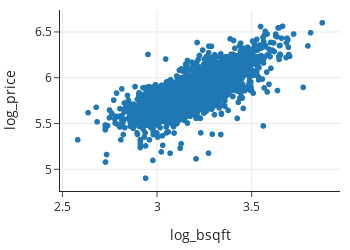

This figure's notebook cell:
### Markdown cell above
The relationship does look roughly linear, but the very large and expensive houses are far from the center of the distribution and can overly influence the model. As shown in {numref}`Chapter %s <ch:eda>`, the log transformation makes the distributions of price and size more symmetric (both are log base 10 to make it easier to convert the values into the original units):

### Code cell
fig = px.scatter(sfh, x="log_bsqft", y="log_price", width=350, height=250)

fig

### Figure 1 — Plotly figure (JSON) as saved in the notebook; plotly's stock layout.template omitted (floating-point values rounded to 4 significant figures; data arrays with more than 128 entries replaced by an {"elided": "..."} marker saying what was removed)
{"data": [{"hovertemplate": "log_bsqft=%{x}<br>log_price=%{y}<extra></extra>", "legendgroup": "", "marker": {"color": "#1F77B4", "symbol": "circle"}, "mode": "markers", "name": "", "showlegend": false, "type": "scattergl", "x": {"elided": "2667 float values"}, "xaxis": "x", "y": {"elided": "2667 float values"}, "yaxis": "y"}], "layout": {"height": 250, "legend": {"tracegroupgap": 0}, "width": 350, "xaxis": {"anchor": "y", "autorange": true, "domain": [0, 1], "range": [2.487, 3.967], "title": {"text": "log_bsqft"}, "type": "linear"}, "yaxis": {"anchor": "x", "autorange": true, "domain": [0, 1], "range": [4.763, 6.74], "title": {"text": "log_price"}, "type": "linear"}}}
